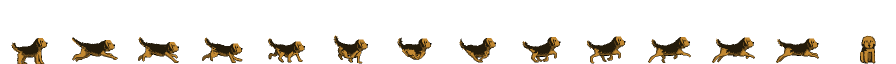
#> input picture shrimp-home-proto/pixel-src/dog-updown/dog-14.png, 1792 x 128 px (shown at 1/2 size)
$ python build.py
#> lines starting #> are read from the running program, lines starting #| are printed output that depends on the picture
### shrimp-home-proto/pixel-src/dog-updown/common.py
from PIL import Image
import os
SRC=os.path.join(os.path.dirname(os.path.abspath(__file__)),'dog-14.png')
PAL={'D':(36,27,11),'T':(195,137,50),'M':(119,84,32),'K':(79,57,22),'B':(22,16,0),'N':(0,0,0),'k':(59,43,17)}
INV={v:k for k,v in PAL.items()}
def load_frame(i):
    im=Image.open(SRC).convert('RGBA')
    return im.crop((i*128,0,i*128+128,128))
def to_grid(fr):
    """frame -> dict {(x,y):letter} for opaque pixels (alpha>0), letters by nearest palette"""
    px=fr.load();g={}
    for y in range(fr.size[1]):
        for x in range(fr.size[0]):
            p=px[x,y]
            if p[3]<128:continue
            c=p[:3]
            if c in INV:g[(x,y)]=INV[c]
            else:
                # nearest palette colour
                best=min(PAL.items(),key=lambda kv:sum((a-b)**2 for a,b in zip(kv[1],c)))
                g[(x,y)]=best[0]
    return g
# [7 lines left out: function put, not called in this run]
def render(g,size=(128,128)):
    im=Image.new('RGBA',size,(0,0,0,0));px=im.load()
    for (x,y),ch in g.items():
        if 0<=x<size[0] and 0<=y<size[1]:px[x,y]=PAL[ch]+(255,)
    return im
# [5 lines left out: function dump, not called in this run]
def preview(frames,path,z=6,bg=(200,220,190,255),crop=(40,64,104,128),cols=None):
    cw,ch=crop[2]-crop[0],crop[3]-crop[1]
    cols=cols or len(frames)
    rows=(len(frames)+cols-1)//cols
    sheet=Image.new('RGBA',(cols*cw*z+(cols+1)*4,rows*ch*z+(rows+1)*4),(160,170,150,255))
    for k,f in enumerate(frames):
        c=Image.new('RGBA',(cw,ch),bg);c.alpha_composite(f.crop(crop))
        sheet.paste(c.resize((cw*z,ch*z),Image.NEAREST),(4+(k%cols)*(cw*z+4),4+(k//cols)*(ch*z+4)))
    sheet.save(path)

### shrimp-home-proto/pixel-src/dog-updown/front_sym.py
# Walking toward you, seen a little from above: her face made symmetric (her right half mirrored), the chest
# and front legs the same way, the dark back showing behind the head and the tail up behind it.
import sys,os,math;sys.path.insert(0,os.path.dirname(os.path.abspath(__file__)))
from common import *
sit=to_grid(load_frame(13))
#> in load_frame, im is the input picture: PIL image 1792x128 RGBA; mean R, G, B, A 10.9, 7.7, 2.9, 29.9
#> in load_frame, `return im.crop((i*128,0,i*128+128,128))`:
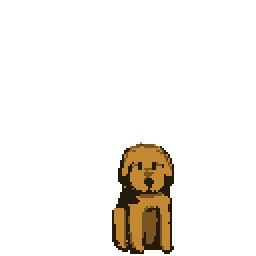
#> returned value: PIL image 128x128 RGBA (shown 2 times larger); mean R, G, B, A 11.3, 8, 3, 22.5; transparent parts drawn white
#> after the loop in to_grid, `for y in range(fr.size[1]):`: g = 1448 items
#> sit = 1448 items
CX=147  # mirror: x -> CX - x (the face's middle is between x 73 and 74)
def sym_rows(y0,y1,xmin=74):
    g={}
    for (x,y),c in sit.items():
        if y0<=y<=y1 and x>=xmin:
            g[(x,y)]=c;g[(CX-x,y)]=c
    return g
HEAD=sym_rows(71,95)
#> the loop in sym_rows, `for (x,y),c in sit.items():` made 1448 passes
#> (x, y, c) on passes 1 to 3: (70, 71, 'T'), (68, 72, 'M'), (69, 72, 'M')
#> after the loop in sym_rows, `for (x,y),c in sit.items():`: g = 542 items
#> HEAD = 542 items
HEAD.pop((CX-74,71),None);HEAD.pop((74,71),None)   # one tuft, not two
CHEST=sym_rows(96,103)
#> the loop in sym_rows (call 2), `for (x,y),c in sit.items():` made 1448 passes
#> CHEST = 186 items
# front leg: her right front leg (x 78-86), mirrored for the left
def leg_cols():
    rows={}
    for y in range(104,127):
        rows[y]=[sit.get((x,y)) for x in range(78,87)]
    return rows
LEG=leg_cols()
#> after the loop in leg_cols, `for y in range(104,127):`: rows = 23 items
#> LEG = 23 items
def leg_rows(n_body):
    body=[LEG[y] for y in range(104,122)]
    paw=[["D","M","T","T","T","T","T","D",None],["D","M","T","T","T","T","T","D",None],["D","D","T","T","D","T","T","D",None],[None,"D","D","D","D","D","D",None,None]]
    rows=[body[min(len(body)-1,int(i*len(body)/max(1,n_body)))] for i in range(n_body)]
    return rows+paw
def paste(g,rows,x0,y0,mirror=False):
    for j,r in enumerate(rows):
        for i,c in enumerate(r):
            if c and c!='.':
                x=x0+i
                if mirror:x=CX-x
                g[(x,y0+j)]=c
TAIL=[
 "...DD...",
 "..DTD...",
 "..DDTD..",
 ".TDDDT..",
 ".DDDDTD.",
 "TDDDDDT.",
 "TDDDDDMT",
 "MDDDDDDT",
 "TDDDDDDM",
 ".TDDDDT.",
 ".MDDDDT.",
 "..DDDD..",
 "..DDDD..",
]
# the back behind the head: a dark rounded hump, a little lighter along the spine
HUMP=[
 ".......DDDDDDDD.......",
 ".....DDKKKKKKKKDD.....",
 "....DKKDDDDDDDDKKD....",
 "...DKDDDDDDDDDDDDKD...",
 "..DKDDDDDDDDDDDDDDKD..",
 "..DDDDDDDDDDDDDDDDDD..",
 ".DDDDDDDDDDDDDDDDDDDD.",
 ".DDDDDDDDDDDDDDDDDDDD.",
 ".DDDDDDDDDDDDDDDDDDDD.",
 "DDDDDDDDDDDDDDDDDDDDDD",
 "DDDDDDDDDDDDDDDDDDDDDD",
 "DDDDDDDDDDDDDDDDDDDDDD",
 "DDDDDDDDDDDDDDDDDDDDDD",
]
def front_frame(liftL,liftR,hL,hR,bob,wag,head_dy=5,hump_y=67,tail_y=55):
    g={}
    # the tail, furthest back, wagging from its base
    n=len(TAIL)
    for j,r in enumerate(TAIL):
        k=(n-1-j)/(n-1);dx=round(wag*k*k)
        for i,c in enumerate(r):
            if c!='.':g[(70+i+dx,tail_y+j+bob)]=c
    # the back
    for j,r in enumerate(HUMP):
        for i,c in enumerate(r):
            if c!='.':g[(63+i,hump_y+j+bob)]=c
    top=109+bob
    # far hind legs between the front legs
    for (xs,lift,shape) in [(70,hL,['MD','MD','KD','MD']),(76,hR,['DM','DM','DK','DM'])]:
        bot=122-lift
        for y in range(top+2,bot-1):
            r=shape[(y-top)%len(shape)]
            for i,c in enumerate(r):g[(xs+i,y)]=c
        px=xs-1 if xs<73 else xs-1
        for i,c in enumerate('DMTD'):g[(px+i,bot-1)]=c
        for i,c in enumerate('DDDD'):g[(px+i,bot)]=c
    # front legs, the same leg mirrored
    for (lift,mir) in [(liftR,False),(liftL,True)]:
        bot=126-lift
        rows=leg_rows(max(1,bot-top+1-4))
        paste(g,rows,78,top,mirror=mir)
    # chest and head
    for (x,y),c in CHEST.items():g[(x,y+head_dy+bob)]=c
    for (x,y),c in HEAD.items():g[(x,y+head_dy+bob)]=c
    return g
LIFT_A=[0,0,0,0,2,5,4,1];LIFT_B=[2,5,4,1,0,0,0,0];BOB=[0,-1,-1,0,0,-1,-1,0]
WAG=[-3,-2,0,2,3,2,0,-2]
def frames():
    out=[render(front_frame(LIFT_A[k],LIFT_B[k],round(LIFT_B[k]*0.6),round(LIFT_A[k]*0.6),BOB[k],WAG[k])) for k in range(8)]
    return out,render(front_frame(0,0,0,0,0,0))
# [4 lines that do not run on import are left out]

### shrimp-home-proto/pixel-src/dog-updown/back_sym.py
# Walking away, a little from above. Puti: the back of the head, the back and the top of the tail are dark;
# the face, belly and under the tail are yellow.
import sys,os,math;sys.path.insert(0,os.path.dirname(os.path.abspath(__file__)))
from common import *
import front_sym as F
def hsh(x,y,s=0):
    v=math.sin(x*12.9898+y*78.233+s*37.719)*43758.5453
    return v-math.floor(v)
def back_head():
    g={}
    for (x,y),c in F.HEAD.items():g[(x,y)]='D'
    # the ears catch a little light along their length, like the strands she draws in them
    for (x,y) in [(62,85),(62,86),(63,88),(63,89),(62,91),(85,85),(85,86),(84,88),(84,89),(85,91)]:
        if (x,y) in g:g[(x,y)]='K'
    # rounded top of the skull: a soft lighter rim
    for (x,y) in [(70,73),(71,72),(72,72),(75,72),(76,72),(77,73),(68,74),(79,74)]:
        if (x,y) in g:g[(x,y)]='K'
    return g
HEAD=back_head()
BODY=[
# x 54 + i (centred on the head, x 73.5)
# 0         1         2         3
# 0123456789012345678901234567890123456789
 "...........DDDDDDDDDDDDDDDDDD...........",  # 0  the neck, narrower than the ears
 "..........DDDDDDDDDDDDDDDDDDDD..........",  # 1
 ".........DDDDDDDDDDDDDDDDDDDDDD.........",  # 2  shoulders
 "........DDDDDDDDDDDDDDDDDDDDDDDD........",  # 3
 "........DDDDDDDDDDDDDDDDDDDDDDDD........",  # 4  the back
 ".......DDDDDDDDDDDDDDDDDDDDDDDDDD.......",  # 5
 ".......DDDDDDDDDDDDDDDDDDDDDDDDDD.......",  # 6
 "......DDDDDDDDDDDDDDDDDDDDDDDDDDDD......",  # 7
 "......DDDDDDDDDDDDDDDDDDDDDDDDDDDD......",  # 8
 "......DMDDDDDDDDDDDDDDDDDDDDDDDDMD......",  # 9  the rump
 "......DTMDMDDDDDDDDDDDDDDDDDDMDMTD......",  # 10 yellow at the sides
 "......DTTMTMDDDDDDMTTMDDDDDDMTMTTD......",  # 11 and under the tail
 "......DTTTTMMDMDMTTTTTTMDMDMMTTTTD......",  # 12
 "......DTTTTTTMMTTTTTTTTTTMMTTTTTTD......",  # 13 the butt and thighs
 "......DTTTTTTTMTTTTTTTTTTMTTTTTTTD......",  # 14
 "......DTTTTTTTTMTTTTTTTTMTTTTTTTTD......",  # 15
 "......DMTTTTTTTMTTTTTTTTMTTTTTTTMD......",  # 16
 ".......DTTTTTTTMDTTTTTTDMTTTTTTTD.......",  # 17
 ".......DMTTTTTTMD.DDDD.DMTTTTTTMD.......",  # 18
 "........DTTTTTMD........DMTTTTTD........",  # 19
]
BODY_Y=88
LEG_MID_L=["DTTTTMD","DTTTTMD","DTTTMMD","DMTTTMD"]
LEG_PAW_L=["DTTTTMD","DTTTMMD","DMMKKMD","DDDDDDD"]
LEG_MID_R=["DMTTTTD","DMTTTTD","DMMTTTD","DMTTTMD"]
LEG_PAW_R=["DMTTTTD","DMMTTTD","DMKKMMD","DDDDDDD"]
# the tail from behind: the yellow feathering underneath faces you, the dark top shows along its edges and
# where the tip curls over
TAIL=[
 "..DDD...",
 ".DDDDD..",
 ".DDKDDD.",
 "..DTTMD.",
 ".DTTTMD.",
 ".DTTMMD.",
 "DTTTTMMD",
 "DTTMTTMD",
 "DTTTTMMD",
 "DMTTTTMD",
 ".DTTMTMD",
 ".DTTTTD.",
 ".DMTTMD.",
 "..TTTM..",
 "..TTTT..",
]
def paste(g,rows,x0,y0):
    for j,r in enumerate(rows):
        for i,c in enumerate(r):
            if c!='.':g[(x0+i,y0+j)]=c
def back_frame(liftL,liftR,fL,fR,bob,wag,head_dy=-4):
    g={}
    top=BODY_Y+19+bob
    for (x,lift) in [(68,fL),(77,fR)]:
        bot=121-lift
        for y in range(top-2,bot-1):
            g[(x,y)]='D';g[(x+1,y)]='M';g[(x+2,y)]='D'
        for i,c in enumerate('DMD'):g[(x+i,bot-1)]=c
        for i,c in enumerate('DDD'):g[(x+i,bot)]=c
    for (x,lift,mid,paw) in [(61,liftL,LEG_MID_L,LEG_PAW_L),(79,liftR,LEG_MID_R,LEG_PAW_R)]:
        bot=126-lift
        n=max(0,bot-top+1-len(paw))
        paste(g,[mid[i%len(mid)] for i in range(n)]+paw,x,top)
    for (x,y),c in HEAD.items():g[(x,y+head_dy+bob)]=c
    paste(g,BODY,54,BODY_Y+bob)
    n=len(TAIL)
    for j,r in enumerate(TAIL):
        k=(n-1-j)/(n-1);dx=round(wag*k*k)
        for i,c in enumerate(r):
            if c!='.':g[(70+i+dx,85+j+bob)]=c
    return g
LIFT_A=F.LIFT_A;LIFT_B=F.LIFT_B;BOB=F.BOB
WAG=[-4,-3,0,3,4,3,0,-3]
def frames():
    out=[render(back_frame(LIFT_A[k],LIFT_B[k],round(LIFT_B[k]*0.6),round(LIFT_A[k]*0.6),BOB[k],WAG[k])) for k in range(8)]
    return out,render(back_frame(0,0,0,0,0,-1))
# [4 lines that do not run on import are left out]

### shrimp-home-proto/pixel-src/dog-updown/front4.py
# Walking toward you, seen a little from above: her head tipped down (head2) with ears that swing out and
# back with each step, the dark neck joining it to the chest, and behind the head the rump and the tail.
import sys,os;sys.path.insert(0,os.path.dirname(os.path.abspath(__file__)))
from common import *
import front_sym as F, head2 as H
NECK=[  # x 61..86: the dark of the neck and shoulders under the ears, like her sitting frame
 "DDDDDD..............DDDDDD",
 "DDDDDDD............DDDDDDD",
 ".DDDDDDD..........DDDDDDD.",
 ".DDDDDDDD........DDDDDDDD.",
 "..DDDDDDDDDDDDDDDDDDDDDD..",
]
RUMP=[  # the back and rump showing behind the head, rounded, a soft light along the top
 ".....DDDDDD.....",
 "...DDKKKKKKDD...",
 "..DKKDDDDDDKKD..",
 ".DKDDDDDDDDDDKD.",
 "DDDDDDDDDDDDDDDD",
 "DDDDDDDDDDDDDDDD",
 "DDDDDDDDDDDDDDDD",
 "DDDDDDDDDDDDDDDD",
]
RUMP_X=66;RUMP_Y=72
def front_frame(liftL,liftR,hL,hR,bob,wag,flap=(0,0)):
    g={}
    n=len(F.TAIL)
    for j,r in enumerate(F.TAIL):
        k=(n-1-j)/(n-1);dx=round(wag*k*k)
        for i,c in enumerate(r):
            if c!='.':g[(70+i+dx,RUMP_Y-10+j+bob)]=c
    for j,r in enumerate(RUMP):
        for i,c in enumerate(r):
            if c!='.':g[(RUMP_X+i,RUMP_Y+j+bob)]=c
    # chest, legs and the far legs: as before (front_sym), below the head
    gg=F.front_frame(liftL,liftR,hL,hR,bob,wag)
    for (x,y),c in gg.items():
        if y>=101+bob:g[(x,y)]=c
    for (x,y),c in F.CHEST.items():g[(x,y+5+bob)]=c
    for j,r in enumerate(NECK):
        for i,c in enumerate(r):
            if c!='.':g.setdefault((61+i,96+j+bob),c)
    for (x,y),c in H.head(77+bob,flap).items():g[(x,y)]=c
    return g
LIFT_A=F.LIFT_A;LIFT_B=F.LIFT_B;BOB=F.BOB;WAG=F.WAG
FLAP=[1,0,0,1,1,0,0,1]   # the ears lag the head: out as it comes down, back in as it rises
def frames():
    out=[render(front_frame(LIFT_A[k],LIFT_B[k],round(LIFT_B[k]*0.6),round(LIFT_A[k]*0.6),BOB[k],WAG[k],(FLAP[k],FLAP[k]))) for k in range(8)]
#> the loop in front_frame, `for (x,y),c in CHEST.items():g[(x,y+head_dy+bob)]=c` made 186 passes
#> (x, y, c) on passes 1 to 3: (74, 96, 'D'), (73, 96, 'D'), (75, 96, 'D')
#> after the loop in front_frame, `for (x,y),c in CHEST.items():g[(x,y+head_dy+bob)]=c`: g = 805 items
#> after the loop in front_frame, `for (x,y),c in HEAD.items():g[(x,y+head_dy+bob)]=c`: g = 1309 items
#> the loop in front_frame, `for (x,y),c in gg.items():` made 1309 passes
#> (x, y, c) on passes 1 to 3: (70, 55, 'D'), (71, 55, 'D'), (69, 56, 'D')
#> after the loop in front_frame, `for (x,y),c in gg.items():`: g = 667 items
#> after the loop in front_frame, `for j,r in enumerate(NECK):`: g = 745 items
#> after the loop in front_frame, `for (x,y),c in H.head(77+bob,flap).items():g[(x,y)]=c`: g = 1203 items
#> in render, `im = Image.new('RGBA', size, (0, 0, 0, 0))`: im: PIL image 128x128 RGBA; every value is 0
#> the loop in render, `for (x,y),ch in g.items():` made 1203 passes
#> (x, y, ch) on passes 1 to 3: (70, 62, 'D'), (71, 62, 'D'), (69, 63, 'D')
#> the loop in front_frame (call 2), `for (x,y),c in CHEST.items():g[(x,y+head_dy+bob)]=c` made 186 passes
#> the loop in front_frame (call 2), `for (x,y),c in gg.items():` made 1303 passes
#> (x, y, c) on passes 1 to 3: (71, 54, 'D'), (72, 54, 'D'), (70, 55, 'D')
#> the loop in front_frame (call 2), `for (x,y),c in H.head(77+bob,flap).items():g[(x,y)]=c` made 512 passes
#> (x, y, c) on passes 1 to 3: (70, 76, 'D'), (71, 76, 'D'), (72, 76, 'D')
#> the loop in render (call 2), `for (x,y),ch in g.items():` made 1173 passes
#> (x, y, ch) on passes 1 to 3: (71, 61, 'D'), (72, 61, 'D'), (70, 62, 'D')
    return out,render(front_frame(0,0,0,0,0,0))
# [3 lines that do not run on import are left out]

### shrimp-home-proto/pixel-src/dog-updown/back3.py
# Walking away: the back of her head is dark like the rest of the back, so the ears carry it — each one dark
# with the tan stripe down its outer edge, a lighter line where it meets the head, and the same swing out and
# back as walking toward you. Body, rump, tail and legs as in back_sym.
import sys,os;sys.path.insert(0,os.path.dirname(os.path.abspath(__file__)))
from common import *
import back_sym as B, head2 as H
def back_head(y0,flap=(0,0)):
    g={}
    full=H.head(y0,flap)
    # which pixels are ear: the head with the ears swung far out tells us
    face=set();ear=set()
    for j,row in enumerate(H.HALF):
        for side in (0,1):
            op=flap[side];sw=0 if j<11 else op if j<16 else (op+1 if op else 0)
            for i,ch in enumerate(row):
                if ch=='.':continue
                x=H.X0+i
                if ch.islower():x-=sw
                if side:x=147-x
                (ear if ch.islower() else face).add((x,y0+j))
    for p,c in full.items():g[p]='D'   # the back of the head is dark
    # the ears: seen from behind you look at their outer side, so her tan stripe shows wider — 2 px under
    # the dark outline, a mid-brown fleck now and then, and a tan tip
    rows={}
    for (x,y) in ear:rows.setdefault((y,x<73.5),[]).append(x)
    for (y,left),xs in rows.items():
        xs=sorted(xs,key=lambda x:abs(x-73.5),reverse=True)
        for k,x in enumerate(xs):
            if k==0:c='D'
            elif k<=2:c='M' if (y+k)%5==0 else 'T'
            else:c='D'
            g[(x,y)]=c
    # a lighter line along the inside of each ear, where it hangs against the head
    for (x,y) in ear:
        for dx in (1,-1):
            q=(x+dx,y)
            if q in g and q not in ear and g[q]=='D' and (x<73.5)==(dx>0) and y>y0+6:g[q]='K'
    # the round of the skull catching a little light
    for (x,y) in [(70,y0+1),(71,y0+1),(76,y0+1),(77,y0+1),(68,y0+2),(79,y0+2),(67,y0+3),(80,y0+3)]:
        if (x,y) in g:g[(x,y)]='K'
    return g
def back_frame(liftL,liftR,fL,fR,bob,wag,flap=(0,0)):
    g=B.back_frame(liftL,liftR,fL,fR,bob,wag)
    for (x,y) in [(x,y-4+bob) for (x,y) in B.HEAD]:
        if g.get((x,y))=='D' or g.get((x,y))=='K':pass
    # replace the old head
    for (x,y),c in B.HEAD.items():g.pop((x,y-4+bob),None)
    # the body under the old head comes back, then the new head on top
    gb={}
    B.paste(gb,B.BODY,54,B.BODY_Y+bob)
    for p,c in gb.items():g.setdefault(p,c)
    for p,c in back_head(73+bob,flap).items():g[p]=c
    # the tail stays in front of everything
    n=len(B.TAIL)
    for j,r in enumerate(B.TAIL):
        k=(n-1-j)/(n-1);dx=round(wag*k*k)
        for i,c in enumerate(r):
            if c!='.':g[(70+i+dx,85+j+bob)]=c
    return g
LIFT_A=B.LIFT_A;LIFT_B=B.LIFT_B;BOB=B.BOB;WAG=B.WAG
FLAP=[1,0,0,1,1,0,0,1]
def frames():
    out=[render(back_frame(LIFT_A[k],LIFT_B[k],round(LIFT_B[k]*0.6),round(LIFT_A[k]*0.6),BOB[k],WAG[k],(FLAP[k],FLAP[k]))) for k in range(8)]
    return out,render(back_frame(0,0,0,0,0,-1))
# [3 lines that do not run on import are left out]

### shrimp-home-proto/pixel-src/dog-updown/head2.py
# Her dog's head walking toward you, tipped down a little: the same size as her head, with more of the top
# showing and the eyes, nose and muzzle lower. Upper case is the face; lower case is the ear (d dark, t tan
# stripe, m mid), which swings out a little with each step.
import sys,os;sys.path.insert(0,os.path.dirname(os.path.abspath(__file__)))
from common import *
HALF=[  # x 61..73, mirrored to x 74..86
 ".........DDDD",   # 0  the crown
 "......DDDMMMM",   # 1
 ".....DMMTTTTT",   # 2
 "....DMTTTTTTT",   # 3
 "...DMTTTTTTTT",   # 4
 "..dddTTTTTTTT",   # 5  the ear root
 ".dtmddTTTTTTT",   # 6
 ".dtmddTTTTTTT",   # 7
 "dttmddTTTTTTT",   # 8
 "dtmdddTTTTTTT",   # 9
 "dtmdddTTTTTTT",   # 10
 "dtmdddTTTTTTT",   # 11
 "dtmdddTTMDDTT",   # 12 eyes, 2 x 3, the brow beside each
 "dttdddTTTDDTM",   # 13 the bridge of the nose
 "dtmdddTTTDDTM",   # 14
 "dtmdddMTTTTTM",   # 15
 "dtmdddTTTTTTT",   # 16
 ".dtdddTTTTTDD",   # 17 the nose
 ".dtdddMTTTDDD",   # 18
 ".dmddDTTTTTDD",   # 19
 "..dddDMTTTTTM",   # 20 the muzzle
 "...dd.DMTTTTT",   # 21
 ".......DDMMTT",   # 22
 ".........DDDD",   # 23 the chin, tucked
]
X0=61
def head(y0,flap=(0,0)):
    g={}
    for j,row in enumerate(HALF):
        for side in (0,1):
            op=flap[side]
            sw=0 if j<11 else op if j<16 else (op+1 if op else 0)
            for i,ch in enumerate(row):
                if ch=='.':continue
                x=X0+i
                if ch.islower():
                    x-=sw
                    c=ch.upper()
                else:c=ch
                if side:x=147-x
                if ch.islower() or (x,y0+j) not in g:g[(x,y0+j)]=c
            # where the ear swung away, the cheek shows in shadow
            if sw:
                inner=[X0+i for i,ch in enumerate(row) if ch.islower()]
                if inner:
                    for k in range(sw):
                        x=max(inner)-k
                        xx=x if not side else 147-x
                        if g.get((xx,y0+j)) in (None,'D') :g[(xx,y0+j)]='M'
    return g
# [4 lines that do not run on import are left out]

### shrimp-home-proto/pixel-src/dog-updown/build.py
# Builds the dog's walk-toward and walk-away cycles in Puti's style, plus a standing frame for each,
# and appends them to her 14-frame dog sheet.
import sys,os;sys.path.insert(0,os.path.dirname(os.path.abspath(__file__)))
from common import *
import front4 as F, back3 as B
OUT=os.path.join(os.path.dirname(os.path.abspath(__file__)),'out')
if __name__=='__main__':
    os.makedirs(OUT,exist_ok=True)
    ff,fs=F.frames();bf,bs=B.frames()
#> in frames, `out=[render(front_frame(LIFT_A[k],LIFT_B[k],round(LIFT_B[k]*0.6),round..`: out = 8 items
#> after `ff, fs = F.frames()`:
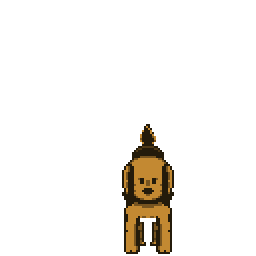
#> fs: PIL image 128x128 RGBA (shown 2 times larger); mean R, G, B, A 8.6, 6.1, 2.3, 18.6; transparent parts drawn white
#> after `ff, fs = F.frames()`: ff = 8 items
#> the loop in back_frame (call 2), `for p,c in back_head(73+bob,flap).items():g[p]=c` made 512 passes
#> (p, c) on passes 1 to 3: ((70, 72), 'D'), ((71, 72), 'D'), ((72, 72), 'D')
#> after `bf, bs = B.frames()`:
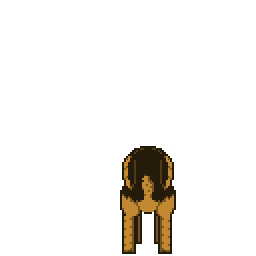
#> bs: PIL image 128x128 RGBA (shown 2 times larger); mean R, G, B, A 7, 5, 1.9, 18.5; transparent parts drawn white
#> after `bf, bs = B.frames()`: bf = 8 items
    src=Image.open(SRC).convert('RGBA')
    sheet=Image.new('RGBA',(128*32,128),(0,0,0,0))
#> sheet: PIL image 4096x128 RGBA; every value is 0
    sheet.paste(src,(0,0))
    for k,f in enumerate(ff+bf+[fs,bs]):sheet.alpha_composite(f,(128*(14+k),0))
#> this loop made 18 passes
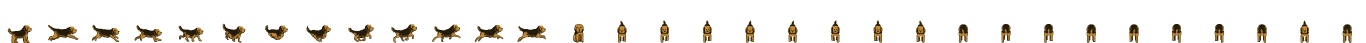
#> sheet: PIL image 4096x128 RGBA (shown at 1/3 size); mean R, G, B, A 9.1, 6.5, 2.4, 23.5; transparent parts drawn white
    sheet.save(os.path.join(OUT,'dog_sheet_ud.png'))
    preview([load_frame(13)]+ff+[fs],os.path.join(OUT,'front_zoom.png'),z=5,crop=(46,54,100,128))
#> in preview, `cw,ch=crop[2]-crop[0],crop[3]-crop[1]`: cw = 54; ch = 74
#> in preview, `cols=cols or len(frames)`: cols = 10
#> in preview, `rows=(len(frames)+cols-1)//cols`: rows = 1
#> the loop in preview, `for k,f in enumerate(frames):` made 10 passes
#> after the loop in preview, `for k,f in enumerate(frames):`:
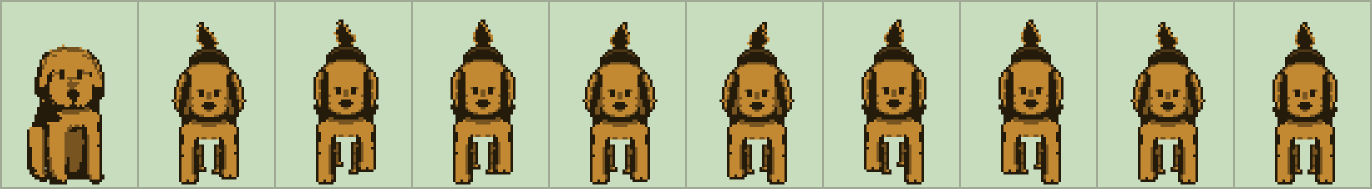
#> sheet: PIL image 2744x378 RGBA (shown at 1/2 size); mean R, G, B, A 174.8, 178.4, 142, 255
    preview([load_frame(0)]+bf+[bs],os.path.join(OUT,'back_zoom.png'),z=5,crop=(46,54,100,128))
#> call 2 of preview, with z = 5, bg = (200, 220, 190, 255), crop = (46, 54, 100, 128)
#> the loop in preview (call 2), `for k,f in enumerate(frames):` made 10 passes
#> after the loop in preview (call 2), `for k,f in enumerate(frames):`:
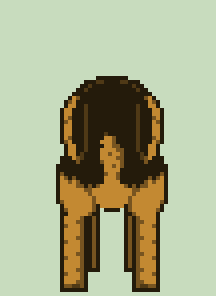
#> c: PIL image 54x74 RGBA (shown 4 times larger); mean R, G, B, A 169.3, 175.1, 141.2, 255
#> after the loop in preview (call 2), `for k,f in enumerate(frames):`:
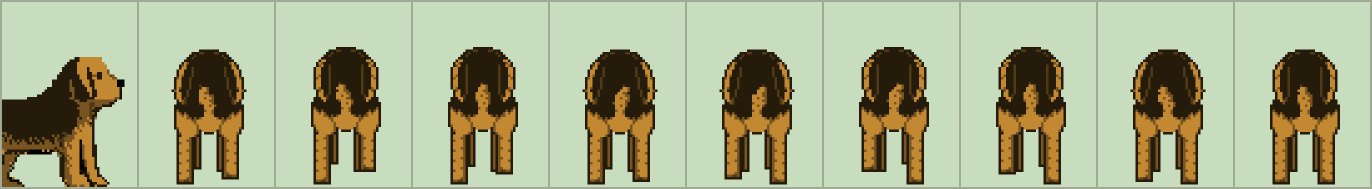
#> sheet: PIL image 2744x378 RGBA (shown at 1/2 size); mean R, G, B, A 167.6, 173.4, 140.1, 255
    print('ok',sheet.size)
#| ok (4096, 128)
